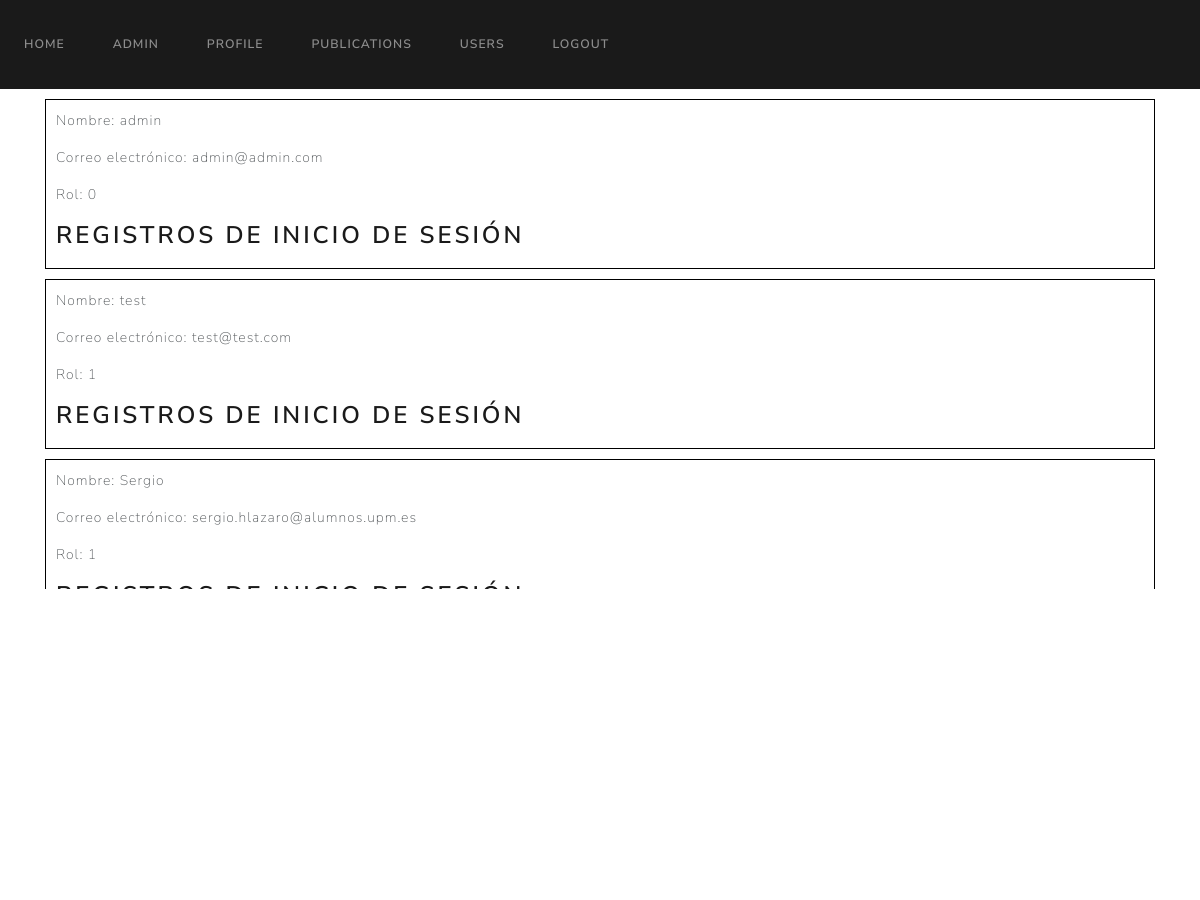
Page /admin (signed in, upper part) on the earlier database version.
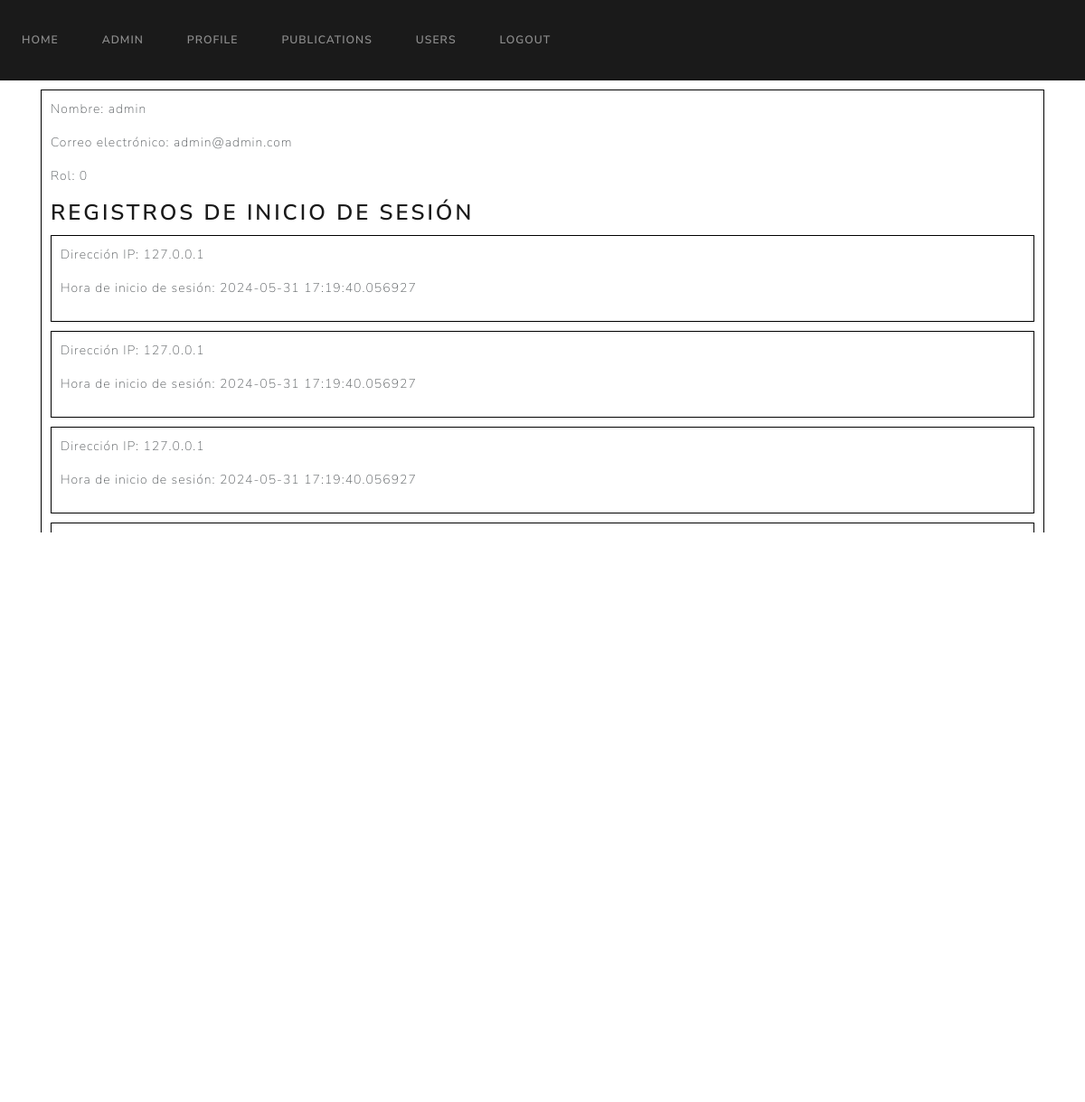
Same page on the later database version.
### website/models.py (models this page shows)
class User(UserMixin, db.Model):
    id = db.Column(db.Integer, primary_key=True)
    name = db.Column(db.String(100), unique=True, nullable=False)
    surname = db.Column(db.String(100), unique=True, nullable=False)
    email = db.Column(db.String(100), unique=True, nullable=False)
    password = db.Column(db.String(100), nullable=False)
    role = db.Column(db.Integer, nullable=False, default=1)  # 0 para admin, 1 para usuario regular
    publications = db.relationship('Publication')
    login_records = db.relationship('LoginRecord')

class LoginRecord(db.Model):
    id = db.Column(db.Integer, primary_key=True)
    user_id = db.Column(db.Integer, db.ForeignKey('user.id'), nullable=False)
    ip_address = db.Column(db.String(50), nullable=False)
    login_time = db.Column(db.DateTime, default=datetime.now(pytz.timezone('Europe/Madrid')))

### website/views.py (the view)
@views.route('/admin')
@login_required
def admin():
    if current_user.role != 0:
        flash('You are not allowed to access this page', category='error')
        return redirect(url_for('home'))
    users = User.query.all()
    login_records = LoginRecord.query.all()
    return render_template('admin.html', user=current_user, users=users, login_records=login_records)

### website/templates/admin.html (shortened to what this page needs)
{% extends "base.html" %}
{% block content %}
<div style="max-width: 1500px; margin: auto; max-height: 500px; overflow-y: auto;">
    {% for user in users %}
    <div style="border: 1px solid black; padding: 10px; margin-top: 10px; position: relative;">
        <p>Nombre: {{ user.name }}</p>
        <p>Correo electrónico: {{ user.email }}</p>
        <p>Rol: {{ user.role }}</p>
        <h3>Registros de inicio de sesión</h3>
        {% for record in user.login_records %}
        <div style="border: 1px solid black; padding: 10px; margin-top: 10px; position: relative;">
            <p>Dirección IP: {{ record.ip_address }}</p>
            <p>Hora de inicio de sesión: {{ record.login_time }}</p>
        </div>
        {% endfor %}
    </div>
    {% endfor %}
</div>
{% endblock %}

### website/templates/base.html (shortened to what this page needs)
<!DOCTYPE html>
<html>
    <head>
        <link href="https://cdn.jsdelivr.net/npm/bootstrap@5.3.3/dist/css/bootstrap.min.css" rel="stylesheet">
        <link rel="stylesheet" href="https://cdn.jsdelivr.net/npm/bootswatch@4.5.2/dist/lux/bootstrap.min.css">
    </head>
    <body>
        <nav class="navbar navbar-expand-lg navbar-dark bg-primary">
            <div class="collapse navbar-collapse" id="navbarNav">
                <div class="navbar-nav">
                    {% if user.is_authenticated %}
                    <a class="nav-item nav-link" id="home" href="/home">Home</a>
                    {% if user.role == 0 %}
                    <a class="nav-item nav-link" id="admin" href="/admin">Admin</a>
                    {% endif %}
                    <a class="nav-item nav-link" id="profile" href="/profile">Profile</a>
                    <a class="nav-item nav-link" id="publications" href="/publications">Publications</a>
                    <a class="nav-item nav-link" id="userlist" href="/userlist">Users</a>
                    <a class="nav-item nav-link" id="profile" href="/logout">Logout</a>
                    {% endif %}
                </div>
            </div>
        </nav>
        <div class="container" style="flex: 1;">
            {% block content %}
            {% endblock %}
        </div>
    </body>
</html>

Differences in the rows shown:
no longer on this page (row unchanged): User: name "test", email "test@test.com", role "1"
no longer on this page (row unchanged): User: name "Sergio", email "sergio.hlazaro@alumnos.upm.es", role "1"
added LoginRecord: ip_address "127.0.0.1", login_time "2024-05-31 17:19:40.056927"
added LoginRecord: ip_address "127.0.0.1", login_time "2024-05-31 17:19:40.056927"
added LoginRecord: ip_address "127.0.0.1", login_time "2024-05-31 17:19:40.056927"
